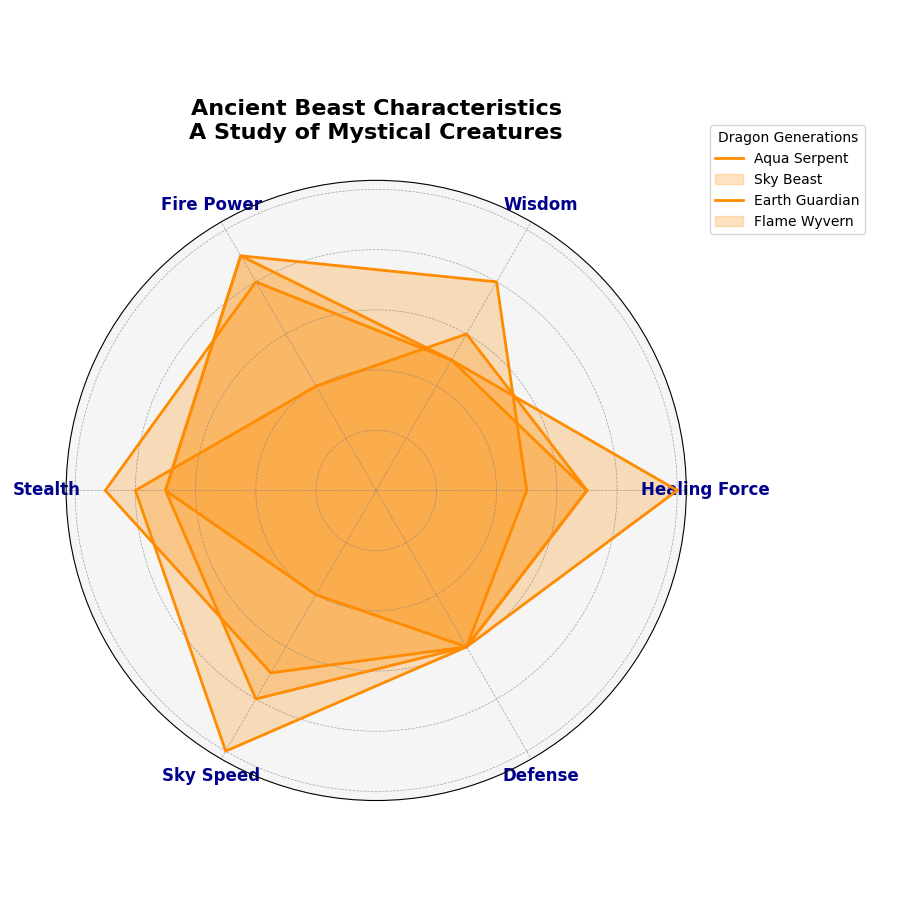

Write the Python code that produced this figure.
import matplotlib.pyplot as plt
import numpy as np

attributes = ['Healing Force', 'Wisdom', 'Fire Power', 'Stealth', 'Sky Speed', 'Defense']  # Random order of attributes
n_attributes = len(attributes)

fire_dragon = [5, 8, 9, 7, 4, 6]
wind_dragon = [7, 6, 4, 8, 10, 6]
earth_dragon = [10, 5, 8, 9, 7, 6]
water_dragon = [7, 5, 9, 7, 8, 6]

for dragon in [fire_dragon, wind_dragon, earth_dragon, water_dragon]:
    dragon += dragon[:1]

angles = np.linspace(0, 2 * np.pi, n_attributes, endpoint=False).tolist()
angles += angles[:1]

fig, ax = plt.subplots(figsize=(9, 9), subplot_kw=dict(polar=True))

single_color = 'darkorange'
dragon_names = ['Aqua Serpent', 'Sky Beast', 'Earth Guardian', 'Flame Wyvern']  # Randomly altered group labels
dragon_data = [fire_dragon, wind_dragon, earth_dragon, water_dragon]

for dragon in dragon_data:
    ax.plot(angles, dragon, color=single_color, linewidth=2, linestyle='solid')
    ax.fill(angles, dragon, color=single_color, alpha=0.25)

plt.xticks(angles[:-1], attributes, fontsize=12, fontweight='bold', color='darkblue')

ax.set_facecolor('whitesmoke')
ax.grid(color='gray', linestyle='--', linewidth=0.5, alpha=0.7)
ax.set_yticklabels([])

plt.legend(dragon_names, loc='upper right', bbox_to_anchor=(1.3, 1.1), title='Dragon Generations', fontsize=10)  # Altered legend title

plt.title('Ancient Beast Characteristics\nA Study of Mystical Creatures', size=16, fontweight='bold', pad=30, color='black')  # Altered title

plt.tight_layout()
plt.show()
